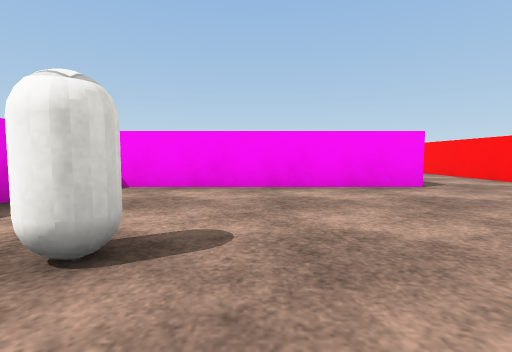
[1] (above)

21 first-person views from a walk through a scene from a Unity 3-D project. The camera is 0.55 m above the floor, tilts 4° down and sees 85° across. The floor is counted in squares, 1 m on a side. Each view is taken from the middle of a square. On the plan, view 1 faces up. The plan holds only what a view shows up to about 9 squares ahead; the rest is blank. The player character is not drawn. Surface patterns are stand-ins for the level's own textures.

[2]
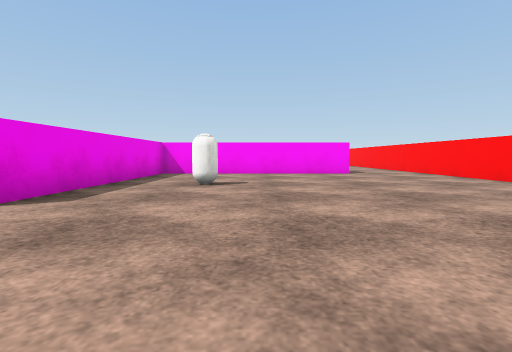

[3]
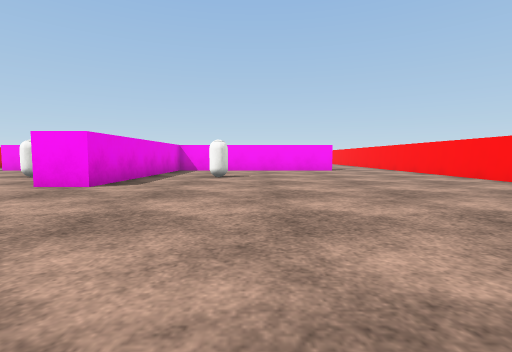

[4]
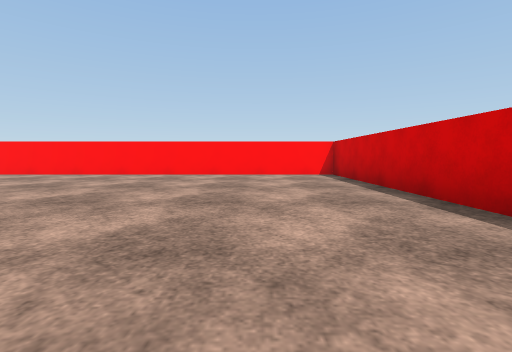

[5]
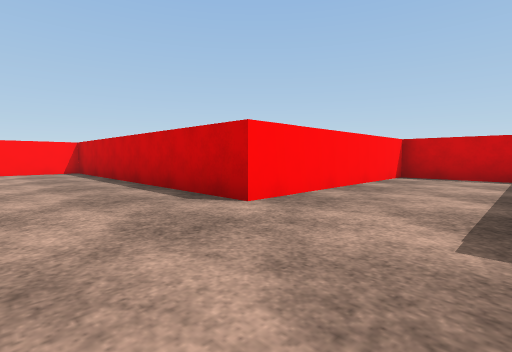

[6]
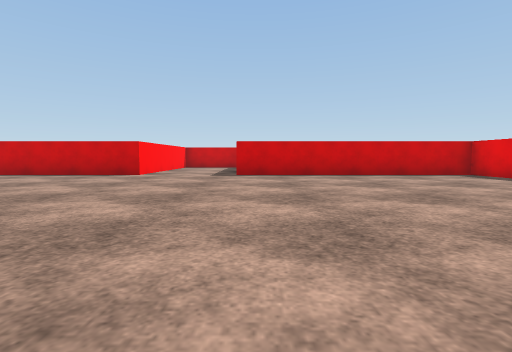

[7]
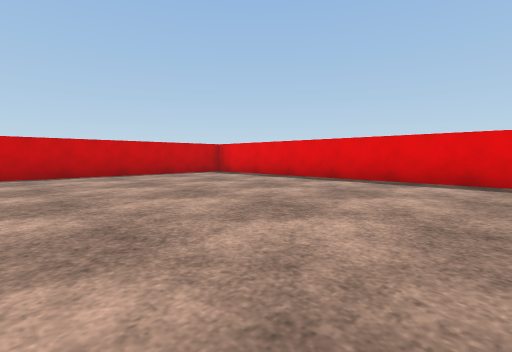

[8]
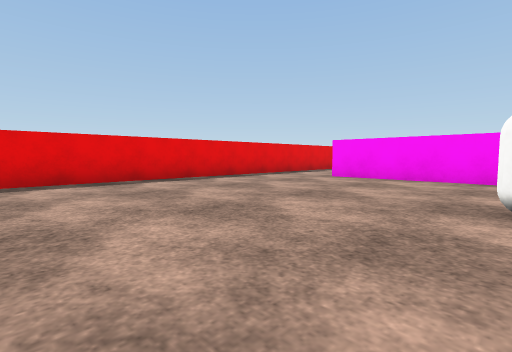

[9]
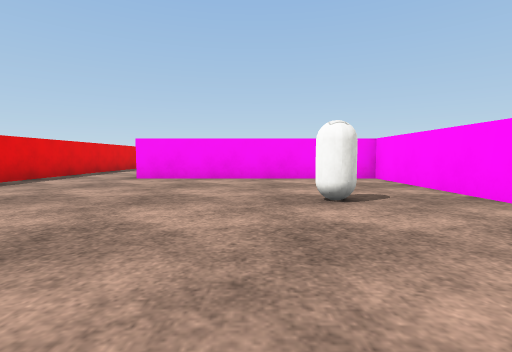

[10]
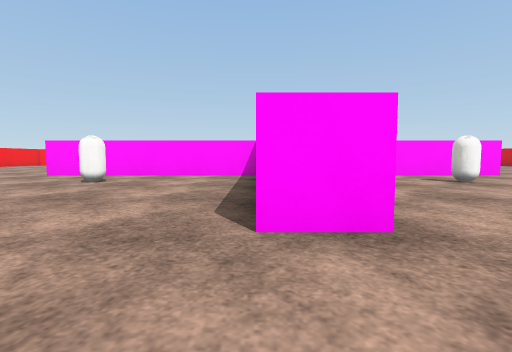

[11]
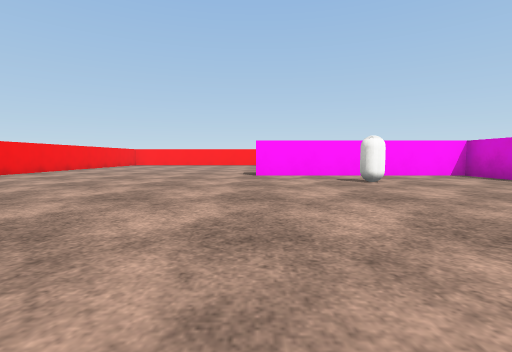

[12]
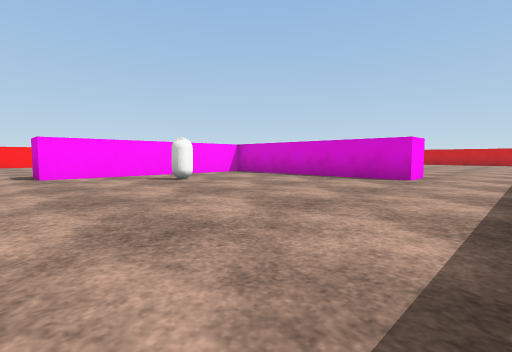

[13]
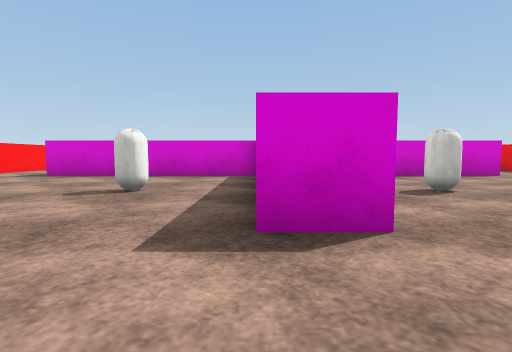

[14]
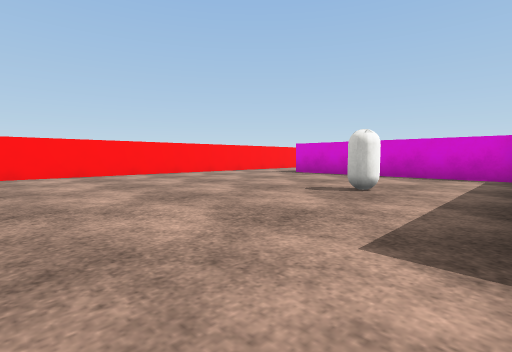

[15]
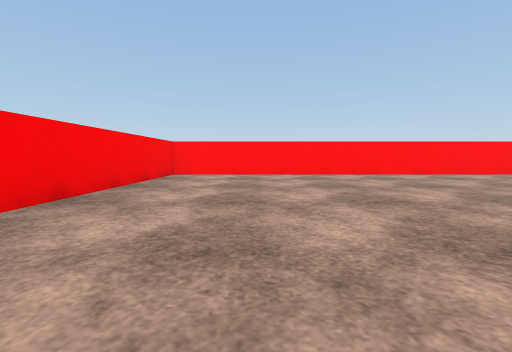

[16]
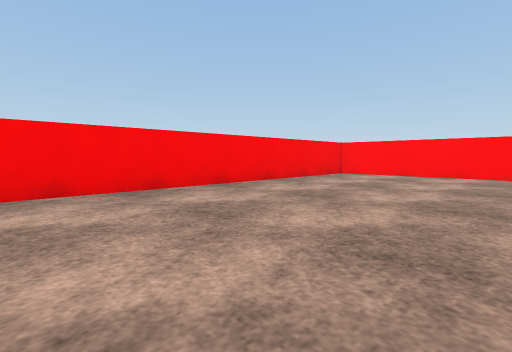

[17]
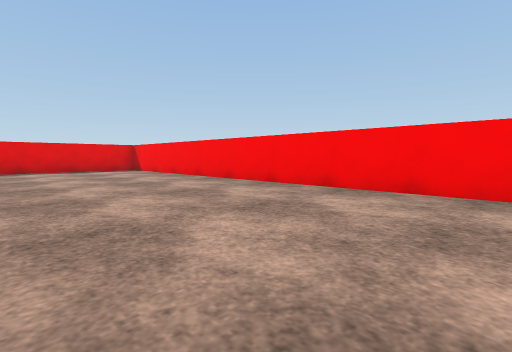

[18]
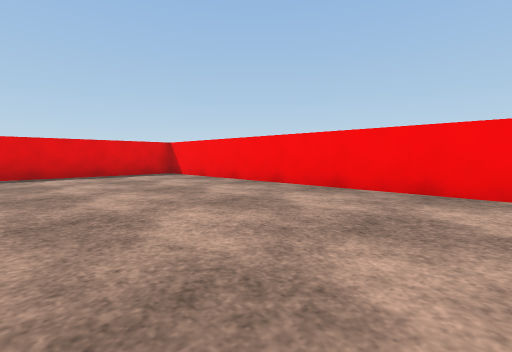

[19]
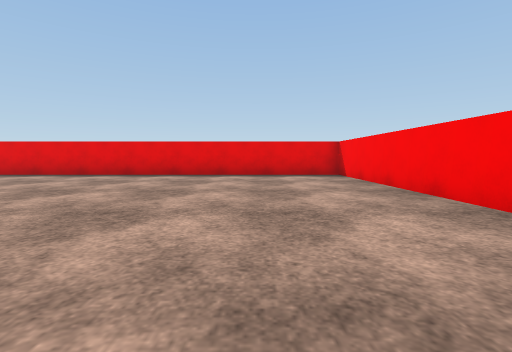

[20]
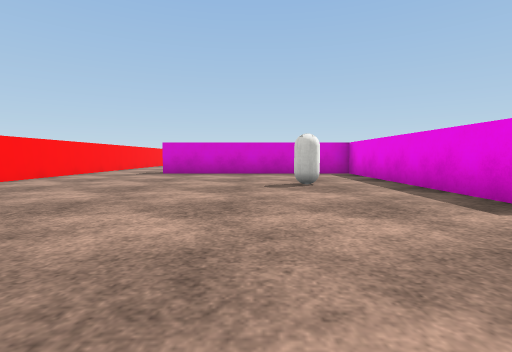

[21]
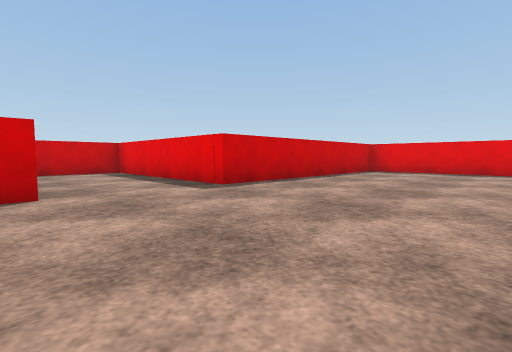

### Floor plan
Points are (right, up) in squares from view 1. A wall is a line through its corners. A room is listed if a view was taken in it or the views show most of it. See-through windows are left out.
Room 1 (views 1, 2, 3, 4, 5, 6, 7, 8, 9, 21)
walls: (3.1, 5) (-3, 5) (-3, -1) (-4, -1) (-4, 5) (-10, 5); (-4.9, -13.9) (-2.5, -13.9) (-2.5, -8.3) (5.5, -8.3) (5.5, 4.6); (-12.4, 4.6) (-12.4, -8.3) (-5.4, -8.3) (-5.4, -13.4)
ways out: opening at (-11.5, 5.5) to room 2; opening at (4.5, 5.5) to room 2
objects: capsule (-6, 1) to (-6, 2); capsule (-1, 1) to (-1, 2)
Room 2 (views 10, 11, 12, 13, 14, 15, 16, 17, 18, 19, 20)
walls: (-3, 11.8) (-3, 6) (3, 6); (-10, 5) (-10, 6) (-4, 6) (-4, 12) (-3, 12); (-12.4, 7.1) (-12.4, 4.6); (5.5, 4.6) (5.5, 19.5) (-12.4, 19.5) (-12.4, 9.2)
ways out: opening at (-11.5, 5.5) to room 1; opening at (4.5, 5.5) to room 1
objects: capsule (-6, 9) to (-6, 10); capsule (-1, 9) to (-1, 10)

Where each view was taken, in squares from view 1:
view 1: 0 up, 0 right, facing up
view 2: 4 down, 0 right, facing up
view 3: 6 down, 0 right, facing up
view 4: 6 down, 3 left, facing right
view 5: 6 down, 5 left, facing down-right
view 6: 0 up, 6 left, facing down
view 7: 0 up, 6 left, facing down-left
view 8: 2 down, 6 left, facing up-left
view 9: 2 down, 7 left, facing up
view 10: 6 up, 12 left, facing right
view 11: 12 up, 12 left, facing right
view 12: 13 up, 12 left, facing down-right
view 13: 14 up, 3 left, facing down
view 14: 14 up, 3 left, facing down-right
view 15: 17 up, 3 left, facing right
view 16: 15 up, 3 left, facing up-right
view 17: 15 up, 1 left, facing up-left
view 18: 15 up, 4 left, facing up-left
view 19: 17 up, 4 left, facing left
view 20: 15 up, 0 right, facing down
view 21: 4 down, 2 left, facing down-left
